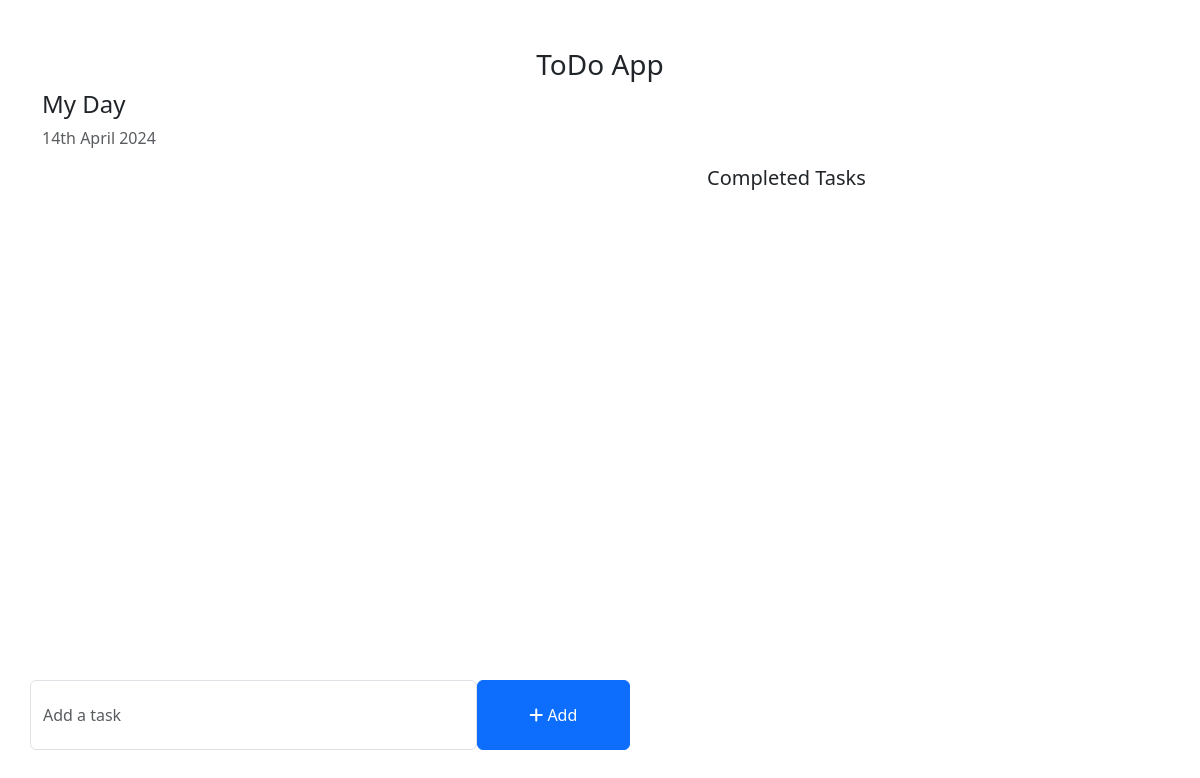
/, run on an earlier commit of the app's database.
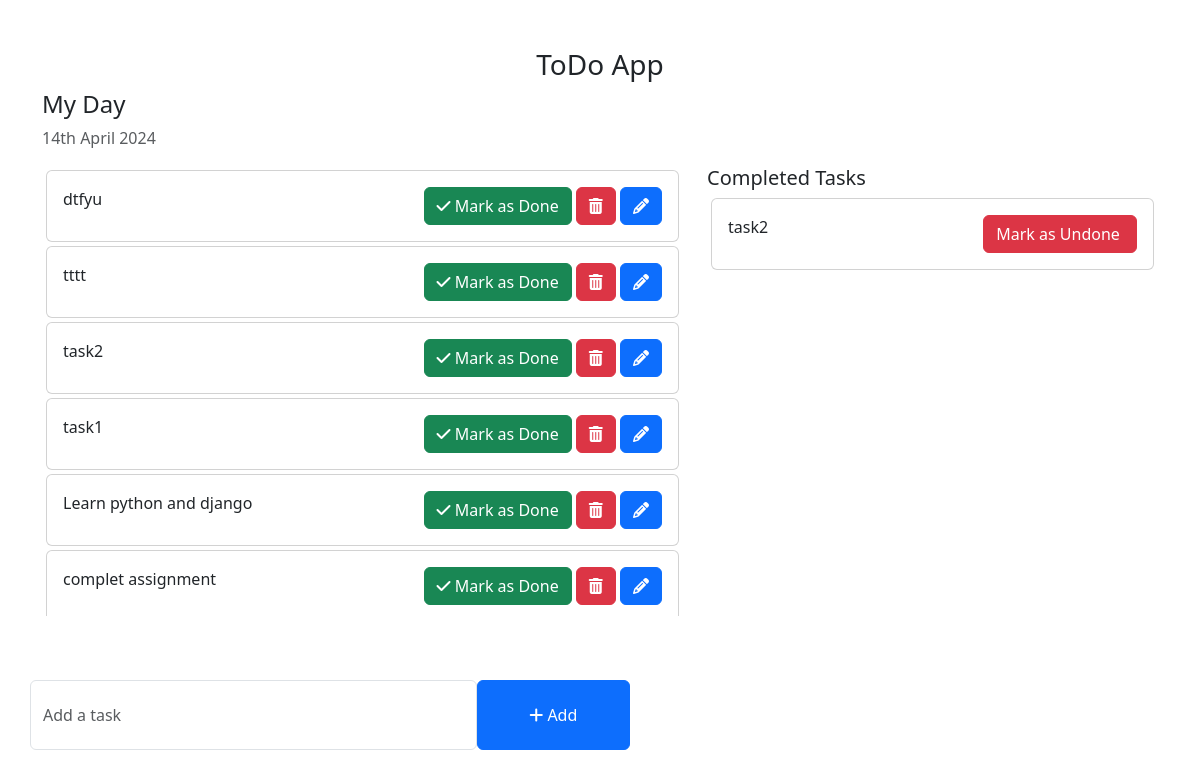
And on a later commit of the database.
### todos/models.py (models this page shows, shortened)
class Task(models.Model):
    task = models.CharField(max_length=250)
    is_completed = models.BooleanField(default=False)
    created_at = models.DateTimeField(auto_now_add=True)
    updated_at = models.DateTimeField(auto_now=True)

### todo_main/views.py (the view)
# urls.py: 2. Add a URL to urlpatterns:  path('', views.home, name='home')
def home(request):
    tasks = Task.objects.filter(is_completed=False).order_by('-updated_at')
    completed_tasks = Task.objects.filter(is_completed=True).order_by('updated_at')
    context = {
        'tasks' : tasks,
        'completed_tasks': completed_tasks,
    }
    return render(request, 'home.html', context)

### templates/home.html (shortened to what this page needs)
{% load static %}
<!DOCTYPE html>
<html lang="en">
<head>
    <link href="https://cdn.jsdelivr.net/npm/bootstrap@5.3.0-alpha1/dist/css/bootstrap.min.css" rel="stylesheet">
    <link rel="stylesheet" href="https://cdnjs.cloudflare.com/ajax/libs/font-awesome/4.7.0/css/font-awesome.min.css">
</head>
<body>
    <div class="container">
        <h3 class="pt-5 text-center">ToDo App</h3>
        <div class="row">
            <h4>My Day</h4>
            <p class="text-muted">{% now "jS F Y" %}</p>
            <div class="col-md-7 col-lg-7" style="height: 450px; overflow: scroll;">
                {% for task in tasks %}
                <div class="card m-1">
                    <div class="card-body">
                        {{task.task}}
                        <span style="position: relative; float: right;">
                            <a href="{% url 'mark_as_done' task.pk %}" class="btn btn-success"><i class="fa fa-check"></i> Mark as Done</a>
                            <a href="{% url 'delete_task' task.pk %}" class="btn btn-danger"><i class="fa fa-trash"></i></a>
                            <a href="{% url 'edit_task' task.pk %}" class="btn btn-primary"><i class="fa fa-pencil"></i></a>
                        </span>
                    </div>
                </div>
                {% endfor %}
            </div>
            <div class="col-md-5 col-lg-5">
                <h5>Completed Tasks</h5>
                {% for task in completed_tasks %}
                <div class="card m-1">
                    <div class="card-body">
                        {{task.task}}
                        <button type="button" class="btn btn-danger" style="float: right;">
                            <a href="{% url 'mark_as_undone' task.pk %}" style="text-decoration: none; color: white; " >Mark as Undone
                            </a>
                        </button>
                    </div>
                </div>
                {% endfor %}
            </div>
        </div>
        <div class="row">
            <div class="col-md-6 col-lg-6 p-0" style="position: absolute; bottom: 50px;">
                <form action="{% url 'addTask' %}" method="POST">
                    <div class="form-group">
                        <span style="display: flex;">
                            <input type="text" name="task" class="form-control" placeholder="Add a task">
                            <button type="submit" class="btn btn-primary" style="width: 200px;"  ><i class="fa fa-plus"></i> Add</button>
                        </span>
                    </div>
                </form>
            </div>
        </div>
    </div>
</body>
</html>

### templates/home.html (style rules this page uses)
.form-control { padding: 1.375rem .75rem !important; }

What changed in the data, as far as the page shows it:
added Task: task "dtfyu", shown under "My Day"
added Task: task "tttt", shown under "My Day"
added Task: task "task2", shown under "My Day"
added Task: task "task1", shown under "My Day"
added Task: task "Learn python and django", shown under "My Day"
added Task: task "complet assignment", shown under "My Day"
added Task: task "task2", shown under "Completed Tasks"
